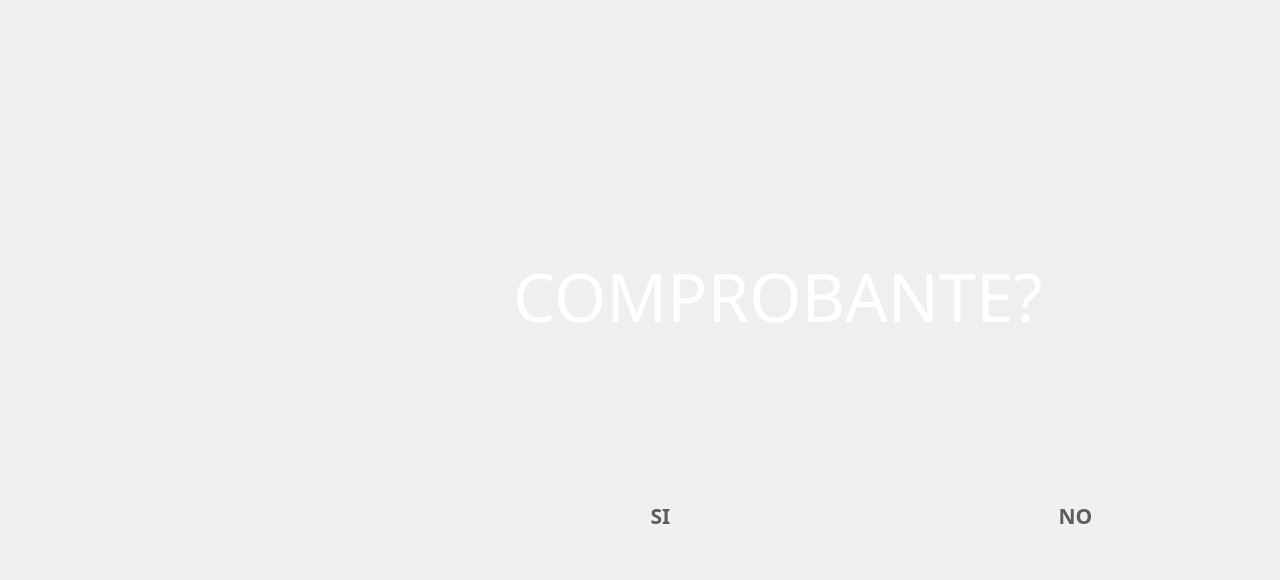
   <widget class="QWidget" name="page">
    <widget class="QLabel" name="label_26">
     <property name="geometry">
      <rect>
       <x>400</x>
       <y>-180</y>
       <width>71</width>
       <height>81</height>
      </rect>
     </property>
     <property name="styleSheet">
      <string notr="true">background-color:transparent;</string>
     </property>
     <property name="text">
      <string/>
     </property>
     <property name="pixmap">
      <pixmap>../../../../../../../../../../../../../../../../.designer/backup/imagenes/ok-cloud.png</pixmap>
     </property>
    </widget>
    <widget class="QPushButton" name="bsi">
     <property name="geometry">
      <rect>
       <x>470</x>
       <y>460</y>
       <width>381</width>
       <height>111</height>
      </rect>
     </property>
     <property name="font">
      <font>
       <family>Ubuntu Mono</family>
       <pointsize>16</pointsize>
       <weight>75</weight>
       <italic>false</italic>
       <bold>true</bold>
       <underline>false</underline>
      </font>
     </property>
     <property name="toolTip">
      <string>Ayuda</string>
     </property>
     <property name="whatsThis">
      <string extracomment="help"/>
     </property>
     <property name="styleSheet">
      <string notr="true">background-color:rgb(240, 240, 240);
color:rgb(93, 93, 93);
border-radius:10%</string>
     </property>
     <property name="text">
      <string>SI</string>
     </property>
     <property name="icon">
      <iconset>
       <normaloff>../iconos/tick.png</normaloff>../iconos/tick.png</iconset>
     </property>
     <property name="iconSize">
      <size>
       <width>40</width>
       <height>40</height>
      </size>
     </property>
     <property name="toolTipDuration" stdset="0">
      <number>3</number>
     </property>
    </widget>
    <widget class="QPushButton" name="bno">
     <property name="geometry">
      <rect>
       <x>880</x>
       <y>460</y>
       <width>391</width>
       <height>111</height>
      </rect>
     </property>
     <property name="font">
      <font>
       <family>Ubuntu Mono</family>
       <pointsize>16</pointsize>
       <weight>75</weight>
       <italic>false</italic>
       <bold>true</bold>
       <underline>false</underline>
      </font>
     </property>
     <property name="toolTip">
      <string>Ayuda</string>
     </property>
     <property name="whatsThis">
      <string extracomment="help"/>
     </property>
     <property name="styleSheet">
      <string notr="true">background-color:rgb(240, 240, 240);
color:rgb(93, 93, 93);
border-radius:10%</string>
     </property>
     <property name="text">
      <string>NO</string>
     </property>
     <property name="icon">
      <iconset>
       <normaloff>../iconos/cancel.png</normaloff>../iconos/cancel.png</iconset>
     </property>
     <property name="iconSize">
      <size>
       <width>40</width>
       <height>40</height>
      </size>
     </property>
     <property name="toolTipDuration" stdset="0">
      <number>3</number>
     </property>
    </widget>
    <widget class="QWidget" name="layoutWidget_27">
     <property name="geometry">
      <rect>
       <x>460</x>
       <y>190</y>
       <width>649</width>
       <height>212</height>
      </rect>
     </property>
     <layout class="QGridLayout" name="gridLayout_18">
      <item row="0" column="1">
       <spacer name="horizontalSpacer_35">
        <property name="orientation">
         <enum>Qt::Horizontal</enum>
        </property>
        <property name="sizeHint" stdset="0">
         <size>
          <width>40</width>
          <height>20</height>
         </size>
        </property>
       </spacer>
      </item>
      <item row="0" column="5">
       <spacer name="horizontalSpacer_36">
        <property name="orientation">
         <enum>Qt::Horizontal</enum>
        </property>
        <property name="sizeHint" stdset="0">
         <size>
          <width>40</width>
          <height>20</height>
         </size>
        </property>
       </spacer>
      </item>
      <item row="0" column="2" colspan="2">
       <widget class="QLabel" name="valvol_3">
        <property name="sizePolicy">
         <sizepolicy hsizetype="MinimumExpanding" vsizetype="Preferred">
          <horstretch>0</horstretch>
          <verstretch>0</verstretch>
         </sizepolicy>
        </property>
        <property name="maximumSize">
         <size>
          <width>620</width>
          <height>16777212</height>
         </size>
        </property>
        <property name="font">
         <font>
          <family>Sans</family>
          <pointsize>50</pointsize>
          <weight>50</weight>
          <italic>false</italic>
          <bold>false</bold>
         </font>
        </property>
        <property name="styleSheet">
         <string notr="true">background-color:transparent;
color:rgb(255, 255, 255);
border-radius:40%</string>
        </property>
        <property name="lineWidth">
         <number>3</number>
        </property>
        <property name="text">
         <string>COMPROBANTE?</string>
        </property>
       </widget>
      </item>
      <item row="0" column="7">
       <widget class="QLabel" name="label_49">
        <property name="text">
         <string/>
        </property>
       </widget>
      </item>
     </layout>
    </widget>
   </widget>
